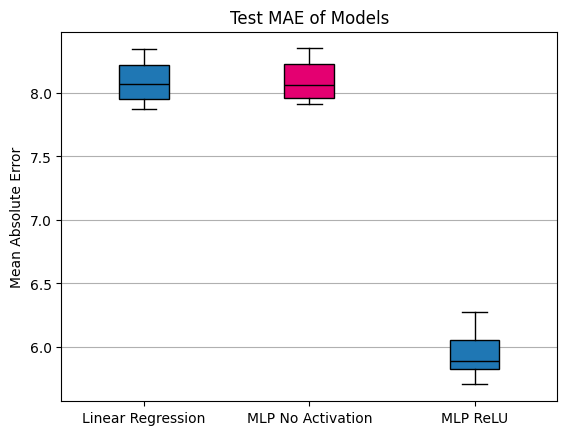

Write Python code to recreate this figure.
import matplotlib.pyplot as plt, pandas as pd
from sklearn.model_selection import train_test_split
from sklearn.linear_model import LinearRegression
from sklearn.metrics import mean_absolute_error
from sklearn.neural_network import MLPRegressor

# Read the dataset
df = pd.read_csv("./parkinsons.csv")
X, y = df.drop("target", axis=1), df["target"]

linear_mae = []

# Linear Regression
for i in range(1, 11):
    X_train, X_test, y_train, y_test = train_test_split(X, y, test_size=0.2, random_state=i)
    
    lr_model = LinearRegression()
    lr_model.fit(X_train, y_train)
    
    y_pred = lr_model.predict(X_test)
    mae = mean_absolute_error(y_test, y_pred)
    linear_mae.append(mae)

mlp_no_activation_mae = []

# mlps with no activation function
for i in range(1, 11):
    X_train, X_test, y_train, y_test = train_test_split(X, y, test_size=0.2, random_state=i)
    
    mlp_no_activation = MLPRegressor(hidden_layer_sizes=(10, 10), activation='identity', 
                                     random_state=0, validation_fraction=0.2)
    mlp_no_activation.fit(X_train, y_train)
    
    y_pred = mlp_no_activation.predict(X_test)
    mae = mean_absolute_error(y_test, y_pred)
    mlp_no_activation_mae.append(mae)

mlp_relu_mae = []

# mlps with ReLU activation function
for i in range(1, 11):
    X_train, X_test, y_train, y_test = train_test_split(X, y, test_size=0.2, random_state=i)
    
    mlp_relu = MLPRegressor(hidden_layer_sizes=(10, 10), activation='relu', 
                            random_state=0, validation_fraction=0.2)
    mlp_relu.fit(X_train, y_train)
    
    y_pred = mlp_relu.predict(X_test)
    mae = mean_absolute_error(y_test, y_pred)
    mlp_relu_mae.append(mae)

# Data for plotting
b_plot = plt.boxplot(
    [linear_mae, mlp_no_activation_mae, mlp_relu_mae], patch_artist=True, 
    labels=['Linear Regression', 'MLP No Activation', 'MLP ReLU']
)

colors = ["#1f77b4", "#E40071"]
for patch, color in zip(b_plot["boxes"], colors):
    patch.set_facecolor(color)
for median in b_plot["medians"]:
    median.set_color("black")
# Create boxplot
plt.title('Test MAE of Models')
plt.ylabel('Mean Absolute Error')
plt.grid(axis="y")
plt.show()
